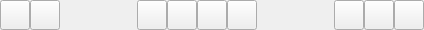
<?xml version="1.0" encoding="UTF-8"?>
<ui version="4.0">
 <class>profilesTools</class>
 <widget class="QWidget" name="profilesTools">
  <property name="geometry">
   <rect>
    <x>0</x>
    <y>0</y>
    <width>424</width>
    <height>30</height>
   </rect>
  </property>
  <property name="minimumSize">
   <size>
    <width>0</width>
    <height>30</height>
   </size>
  </property>
  <property name="maximumSize">
   <size>
    <width>424</width>
    <height>30</height>
   </size>
  </property>
  <property name="windowTitle">
   <string>Form</string>
  </property>
  <property name="styleSheet">
   <string notr="true"/>
  </property>
  <layout class="QGridLayout" name="gridLayout">
   <property name="leftMargin">
    <number>0</number>
   </property>
   <property name="topMargin">
    <number>0</number>
   </property>
   <property name="rightMargin">
    <number>0</number>
   </property>
   <property name="bottomMargin">
    <number>0</number>
   </property>
   <property name="spacing">
    <number>0</number>
   </property>
   <item row="0" column="2">
    <spacer name="horizontalSpacer">
     <property name="orientation">
      <enum>Qt::Horizontal</enum>
     </property>
     <property name="sizeHint" stdset="0">
      <size>
       <width>20</width>
       <height>20</height>
      </size>
     </property>
    </spacer>
   </item>
   <item row="0" column="7">
    <spacer name="horizontalSpacer_2">
     <property name="orientation">
      <enum>Qt::Horizontal</enum>
     </property>
     <property name="sizeType">
      <enum>QSizePolicy::Expanding</enum>
     </property>
     <property name="sizeHint" stdset="0">
      <size>
       <width>20</width>
       <height>20</height>
      </size>
     </property>
    </spacer>
   </item>
   <item row="0" column="9">
    <widget class="QToolButton" name="removeProfileButton">
     <property name="minimumSize">
      <size>
       <width>30</width>
       <height>30</height>
      </size>
     </property>
     <property name="maximumSize">
      <size>
       <width>30</width>
       <height>30</height>
      </size>
     </property>
     <property name="toolTip">
      <string>Remove Profile (CTRL+Del)</string>
     </property>
     <property name="text">
      <string/>
     </property>
     <property name="icon">
      <iconset resource="../.rsrc/res.qrc">
       <normaloff>:/icons/res/drawable-hdpi-v4/removebtn_menu21a.png</normaloff>:/icons/res/drawable-hdpi-v4/removebtn_menu21a.png</iconset>
     </property>
     <property name="iconSize">
      <size>
       <width>25</width>
       <height>25</height>
      </size>
     </property>
     <property name="shortcut">
      <string>Ctrl+Del</string>
     </property>
    </widget>
   </item>
   <item row="0" column="10">
    <widget class="QToolButton" name="loadBookMark">
     <property name="enabled">
      <bool>true</bool>
     </property>
     <property name="minimumSize">
      <size>
       <width>30</width>
       <height>30</height>
      </size>
     </property>
     <property name="maximumSize">
      <size>
       <width>30</width>
       <height>30</height>
      </size>
     </property>
     <property name="toolTip">
      <string>Save to database</string>
     </property>
     <property name="text">
      <string/>
     </property>
     <property name="icon">
      <iconset>
       <normaloff>../.rsrc/res/drawable-hdpi-v4/bookmarksbtn_menu21a.png</normaloff>
       <disabledoff>:/icons/res/drawable-hdpi-v4/bookmarksbtn_menu21b.png</disabledoff>../.rsrc/res/drawable-hdpi-v4/bookmarksbtn_menu21a.png</iconset>
     </property>
     <property name="iconSize">
      <size>
       <width>20</width>
       <height>20</height>
      </size>
     </property>
     <property name="checkable">
      <bool>false</bool>
     </property>
    </widget>
   </item>
   <item row="0" column="8">
    <widget class="QToolButton" name="newProfileButton">
     <property name="minimumSize">
      <size>
       <width>30</width>
       <height>30</height>
      </size>
     </property>
     <property name="maximumSize">
      <size>
       <width>30</width>
       <height>30</height>
      </size>
     </property>
     <property name="toolTip">
      <string>Add Profile (CTRL+N)</string>
     </property>
     <property name="whatsThis">
      <string/>
     </property>
     <property name="accessibleDescription">
      <string/>
     </property>
     <property name="styleSheet">
      <string notr="true">QPushButton {color: white;}
QPushButton::QToolTip {color: black}</string>
     </property>
     <property name="text">
      <string/>
     </property>
     <property name="icon">
      <iconset>
       <normaloff>../.rsrc/res/drawable/addbtn_menu21a.png</normaloff>../.rsrc/res/drawable/addbtn_menu21a.png</iconset>
     </property>
     <property name="iconSize">
      <size>
       <width>25</width>
       <height>25</height>
      </size>
     </property>
     <property name="shortcut">
      <string>Ctrl+N</string>
     </property>
    </widget>
   </item>
   <item row="0" column="6">
    <widget class="QToolButton" name="closeFile">
     <property name="minimumSize">
      <size>
       <width>30</width>
       <height>30</height>
      </size>
     </property>
     <property name="maximumSize">
      <size>
       <width>30</width>
       <height>30</height>
      </size>
     </property>
     <property name="toolTip">
      <string>Close File (CTRL+Shift+C)</string>
     </property>
     <property name="text">
      <string/>
     </property>
     <property name="icon">
      <iconset>
       <normaloff>../.rsrc/res/drawable/exitbtn_menu21a.png</normaloff>../.rsrc/res/drawable/exitbtn_menu21a.png</iconset>
     </property>
     <property name="iconSize">
      <size>
       <width>20</width>
       <height>20</height>
      </size>
     </property>
     <property name="shortcut">
      <string>Ctrl+Shift+C</string>
     </property>
     <property name="checkable">
      <bool>false</bool>
     </property>
     <property name="checked">
      <bool>false</bool>
     </property>
    </widget>
   </item>
   <item row="0" column="5">
    <widget class="QToolButton" name="openFile">
     <property name="minimumSize">
      <size>
       <width>30</width>
       <height>30</height>
      </size>
     </property>
     <property name="maximumSize">
      <size>
       <width>30</width>
       <height>30</height>
      </size>
     </property>
     <property name="toolTip">
      <string>Open File (CTRL+O)</string>
     </property>
     <property name="text">
      <string/>
     </property>
     <property name="icon">
      <iconset>
       <normaloff>../.rsrc/res/drawable/openbtn_menu21a.png</normaloff>../.rsrc/res/drawable/openbtn_menu21a.png</iconset>
     </property>
     <property name="iconSize">
      <size>
       <width>20</width>
       <height>20</height>
      </size>
     </property>
     <property name="shortcut">
      <string>Ctrl+O</string>
     </property>
     <property name="checkable">
      <bool>false</bool>
     </property>
     <property name="checked">
      <bool>false</bool>
     </property>
    </widget>
   </item>
   <item row="0" column="4">
    <widget class="QToolButton" name="saveAsButton">
     <property name="sizePolicy">
      <sizepolicy hsizetype="Preferred" vsizetype="Expanding">
       <horstretch>0</horstretch>
       <verstretch>0</verstretch>
      </sizepolicy>
     </property>
     <property name="minimumSize">
      <size>
       <width>30</width>
       <height>0</height>
      </size>
     </property>
     <property name="toolTip">
      <string>Save File (CTRL+S)</string>
     </property>
     <property name="text">
      <string/>
     </property>
     <property name="icon">
      <iconset>
       <normaloff>../.rsrc/res/drawable/saveasbtn_menu21a.png</normaloff>../.rsrc/res/drawable/saveasbtn_menu21a.png</iconset>
     </property>
     <property name="iconSize">
      <size>
       <width>20</width>
       <height>20</height>
      </size>
     </property>
     <property name="shortcut">
      <string>Ctrl+Shift+S</string>
     </property>
     <property name="checkable">
      <bool>false</bool>
     </property>
     <property name="checked">
      <bool>false</bool>
     </property>
    </widget>
   </item>
   <item row="0" column="3">
    <widget class="QToolButton" name="saveButton">
     <property name="sizePolicy">
      <sizepolicy hsizetype="Preferred" vsizetype="Expanding">
       <horstretch>0</horstretch>
       <verstretch>0</verstretch>
      </sizepolicy>
     </property>
     <property name="minimumSize">
      <size>
       <width>30</width>
       <height>0</height>
      </size>
     </property>
     <property name="toolTip">
      <string>Save File (CTRL+S)</string>
     </property>
     <property name="text">
      <string/>
     </property>
     <property name="icon">
      <iconset>
       <normaloff>../.rsrc/res/drawable/savebtn_menu21a.png</normaloff>../.rsrc/res/drawable/savebtn_menu21a.png</iconset>
     </property>
     <property name="iconSize">
      <size>
       <width>20</width>
       <height>20</height>
      </size>
     </property>
     <property name="shortcut">
      <string>Ctrl+S</string>
     </property>
    </widget>
   </item>
   <item row="0" column="1">
    <widget class="QToolButton" name="downProfile">
     <property name="minimumSize">
      <size>
       <width>30</width>
       <height>30</height>
      </size>
     </property>
     <property name="maximumSize">
      <size>
       <width>30</width>
       <height>30</height>
      </size>
     </property>
     <property name="toolTip">
      <string>Move down (CTRL+Up)</string>
     </property>
     <property name="text">
      <string/>
     </property>
     <property name="icon">
      <iconset>
       <normaloff>../.rsrc/res/drawable/arrowdownbtn21a.png</normaloff>../.rsrc/res/drawable/arrowdownbtn21a.png</iconset>
     </property>
     <property name="shortcut">
      <string>Ctrl+Up</string>
     </property>
    </widget>
   </item>
   <item row="0" column="0">
    <widget class="QToolButton" name="upProfile">
     <property name="minimumSize">
      <size>
       <width>30</width>
       <height>30</height>
      </size>
     </property>
     <property name="maximumSize">
      <size>
       <width>30</width>
       <height>30</height>
      </size>
     </property>
     <property name="toolTip">
      <string>Move up (CTRL+Up)</string>
     </property>
     <property name="text">
      <string/>
     </property>
     <property name="icon">
      <iconset>
       <normaloff>../.rsrc/res/drawable/arrowupbtn21a.png</normaloff>../.rsrc/res/drawable/arrowupbtn21a.png</iconset>
     </property>
     <property name="shortcut">
      <string>Ctrl+Up</string>
     </property>
    </widget>
   </item>
  </layout>
 </widget>
 <resources>
  <include location="../.rsrc/res.qrc"/>
 </resources>
 <connections/>
</ui>
